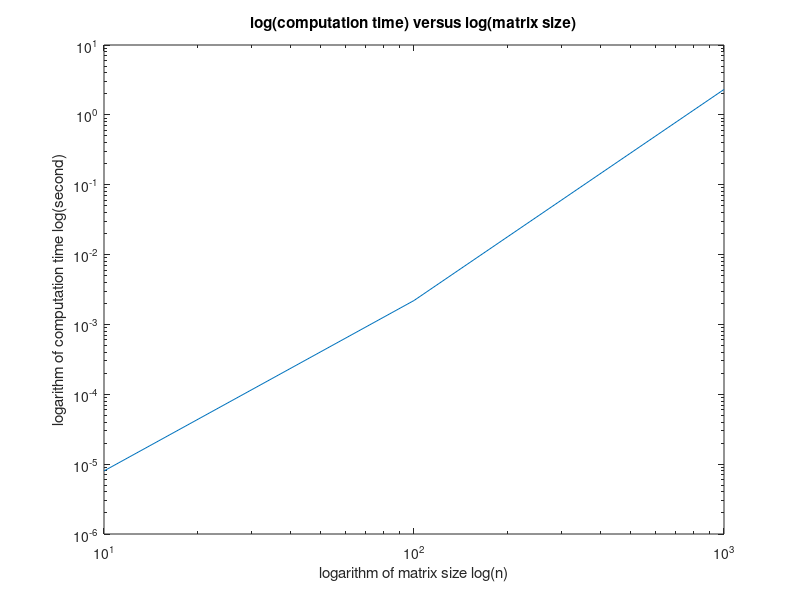

Here is the MATLAB script that generated this plot:
clear all

fileID=fopen('MatrixMultiplyTimers.txt');
data=textscan(fileID,'%f %f');
fclose(fileID);

n=data{1};
time=data{2};

loglog(n,time)
title('log(computation time) versus log(matrix size)')
xlabel('logarithm of matrix size log(n)')
ylabel('logarithm of computation time log(second)')
saveas(gcf,'MatrixMultiplyTimers.pdf')